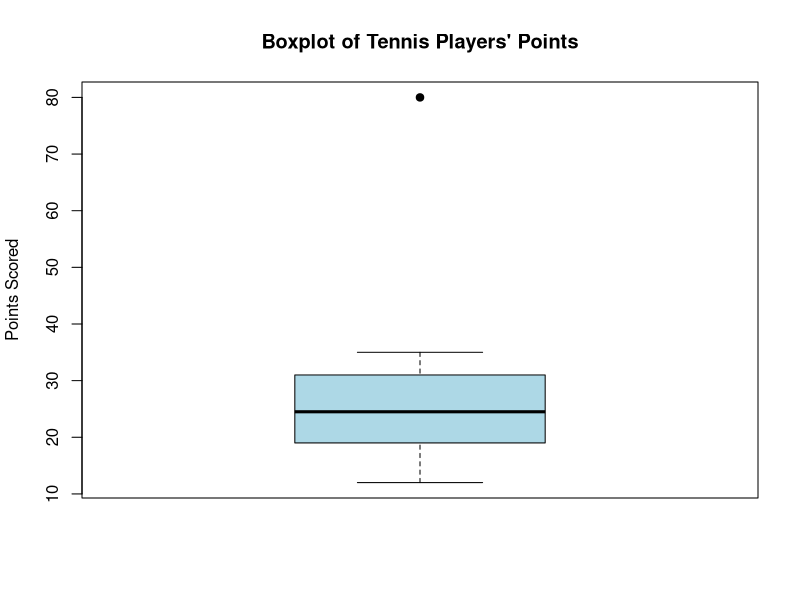

Here is the R script that generated this plot:

# Experiment 9: Boxplot for Tennis Players' Scores

# Sample points scored by tennis players
points <- c(12, 15, 18, 20, 22, 24, 25, 27, 30, 32, 35, 80)

# Create boxplot
boxplot(points,
        main = "Boxplot of Tennis Players' Points",
        ylab = "Points Scored",
        col = "lightblue",
        border = "black",
        pch = 19)

# Calculate quartiles
Q1 <- quantile(points, 0.25)
Q3 <- quantile(points, 0.75)

# Calculate interquartile range
IQR_value <- IQR(points)

# Calculate outlier limits
lower_limit <- Q1 - 1.5 * IQR_value
upper_limit <- Q3 + 1.5 * IQR_value

# Display results
cat("Q1:", Q1, "\n")
cat("Q3:", Q3, "\n")
cat("IQR:", IQR_value, "\n")
cat("Lower limit:", lower_limit, "\n")
cat("Upper limit:", upper_limit, "\n")

# Identify outliers
outliers <- points[points < lower_limit | points > upper_limit]
cat("Outliers:", outliers, "\n")
